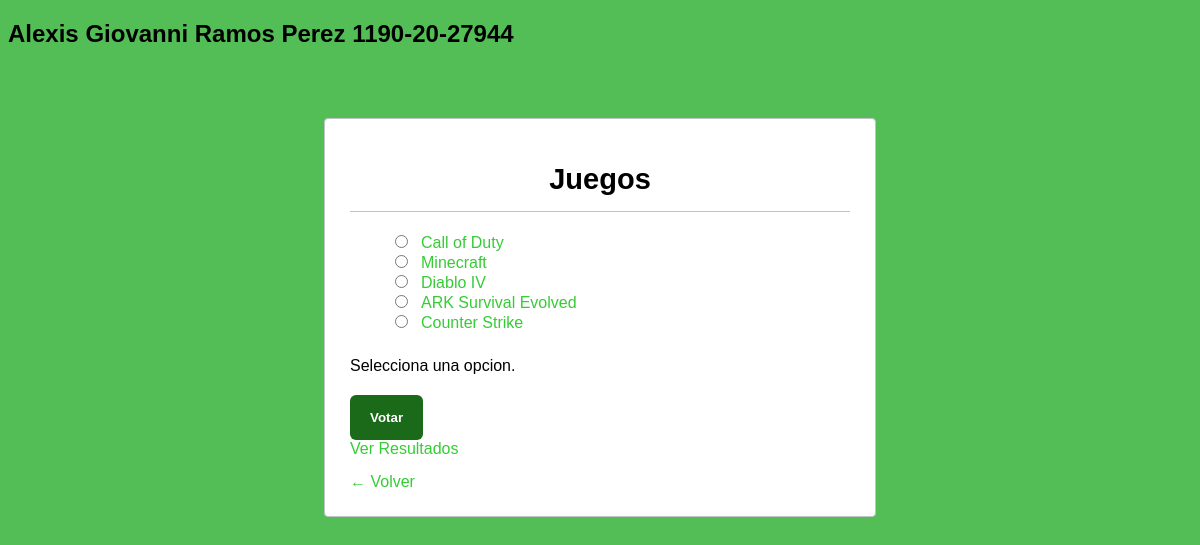
Page /encuesta.php?id=11 on the committed database.
### tables this page shows
CREATE TABLE opciones (
    id INTEGER PRIMARY KEY AUTOINCREMENT,
    id_encuesta INTEGER NOT NULL,
    nombre TEXT NOT NULL,
    valor INTEGER NOT NULL
);

CREATE TABLE "encuestas" (
	"id"	INTEGER,
	"titulo"	TEXT NOT NULL,
	"fecha"	DATE NOT NULL,
	PRIMARY KEY("id" AUTOINCREMENT)
);

### encuesta.php (the view, shortened to what this page needs)
<?php
$dbFile = 'encuestas.db';
$conex = new SQLite3($dbFile);
$id = $_GET['id'];
?>
<!DOCTYPE HTML>
<html lang="en-US">
<head>
    <link rel="stylesheet" href="estilos.css">
</head>
<body>
<div><h2>Alexis Giovanni Ramos Perez 1190-20-27944</h2></div>
<div class="wrap">
    <form action="" method="post">
        <?php
        $aux = 0;
        $sql = "SELECT a.titulo as titulo, a.fecha as fecha, b.id as id, b.nombre as nombre, b.valor as valor FROM encuestas a INNER JOIN opciones b ON a.id = b.id_encuesta WHERE a.id = " . $id;
        $stmt = $conex->prepare($sql);
        $result = $stmt->execute();
        while ($row = $result->fetchArray(SQLITE3_ASSOC)) {
            if ($aux == 0) {
                echo '<h1>' . $row['titulo'] . '</h1>';
                echo '<ul class="votacion">';
                $aux = 1;
            }
            echo '<li><label><input name="valor" type="radio" value="' . $row['id'] . '"><span>' . $row['nombre'] . '</span></label></li>';
        }
        echo '</ul>';
        if (!isset($_POST['valor'])) {
            echo "<div class='error'>Selecciona una opcion.</div>";
        }
        echo '<input name="votar" type="submit" value="Votar" class="votar">';
        echo '<a href="resultado.php?id=' . $id . '" class="resultado">Ver Resultados</a>';
        echo '<a href="index.php" class="volver">← Volver</a>';
        ?>
    </form>
</div>
</body>
</html>

### estilos.css (style rules this page uses)
body { background: #53be55; font-family: Arial, sans-serif; }
a { text-decoration: none; color: #35cc35; }
.wrap { padding: 25px; margin: 0 auto; width: 500px; background: #ffffff; border-radius: 4px; margin-top: 70px; border: 1px solid #bdc3c7; }
h1 { margin-bottom: 20px; font-size: 29px; border-bottom: 1px solid #bdc3c7; padding-bottom: 15px; text-align: center; color: #000000; }
form > div { margin-bottom: 20px; }
form label { display: block; color: #35cc35; }
form input[type="submit"] { padding: 15px 20px; background: #1a6a1a; border: 0; display: block; font-weight: bold; color: white; border-radius: 6px; cursor: pointer; }
ul.votacion { margin-bottom: 25px; list-style: none; }
.votacion li span { margin-left: 10px; }
.volver { display: block; padding-top: 15px; clear: both; color: #35cc35; }

### rows in the picture
opciones: id_encuesta.titulo "Juegos", nombre "Call of Duty"
opciones: nombre "Minecraft"
opciones: nombre "Diablo IV"
opciones: nombre "ARK Survival Evolved"
opciones: nombre "Counter Strike"
